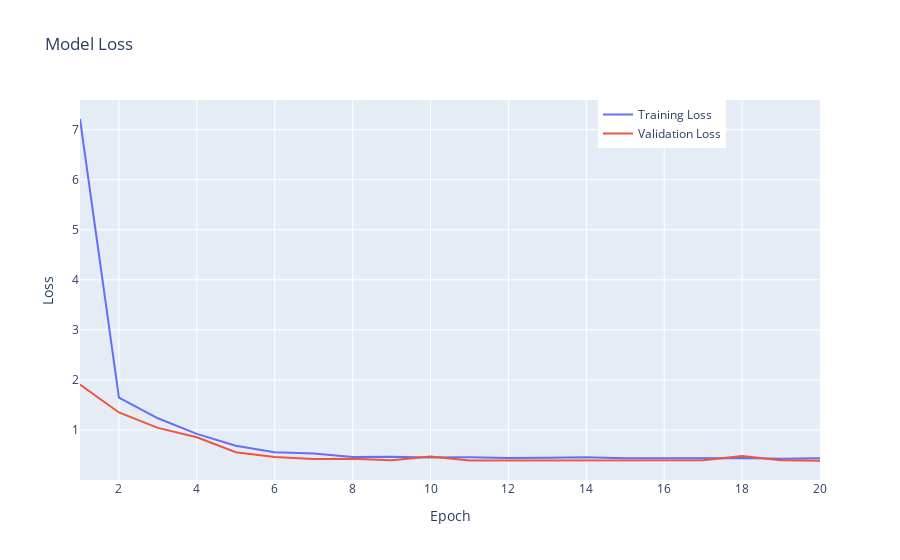

The cell this chart's notebook holds for it:
### Code cell
import plotly.graph_objects as go

# Membuat trace untuk training loss
trace_train = go.Scatter(
    x=list(range(1, len(history.history['loss']) + 1)),
    y=history.history['loss'],
    mode='lines',
    name='Training Loss'
)

# Membuat trace untuk validation loss
trace_val = go.Scatter(
    x=list(range(1, len(history.history['val_loss']) + 1)),
    y=history.history['val_loss'],
    mode='lines',
    name='Validation Loss'
)

# Menggabungkan trace dalam data
data = [trace_train, trace_val]

# Membuat layout
layout = go.Layout(
    title='Model Loss',
    xaxis=dict(title='Epoch'),
    yaxis=dict(title='Loss'),
    legend=dict(x=0.7, y=1)
)

# Membuat figure
fig = go.Figure(data=data, layout=layout)

# Menampilkan plot
fig.show()

### Figure 1 — Plotly figure (JSON) as saved in the notebook; plotly's stock layout.template omitted (floating-point values rounded to 4 significant figures)
{"data": [{"mode": "lines", "name": "Training Loss", "type": "scatter", "x": [1, 2, 3, 4, 5, 6, 7, 8, 9, 10, 11, 12, 13, 14, 15, 16, 17, 18, 19, 20], "y": [7.213, 1.646, 1.234, 0.9215, 0.6842, 0.5556, 0.5282, 0.4622, 0.4677, 0.4513, 0.4533, 0.438, 0.4441, 0.4532, 0.4372, 0.4305, 0.435, 0.4397, 0.4245, 0.4358]}, {"mode": "lines", "name": "Validation Loss", "type": "scatter", "x": [1, 2, 3, 4, 5, 6, 7, 8, 9, 10, 11, 12, 13, 14, 15, 16, 17, 18, 19, 20], "y": [1.907, 1.35, 1.043, 0.8535, 0.5568, 0.4627, 0.4223, 0.4251, 0.395, 0.4711, 0.3899, 0.391, 0.3816, 0.3819, 0.3805, 0.3858, 0.3936, 0.4807, 0.3949, 0.3878]}], "layout": {"legend": {"x": 0.7, "y": 1}, "title": {"text": "Model Loss"}, "xaxis": {"title": {"text": "Epoch"}}, "yaxis": {"title": {"text": "Loss"}}}}
